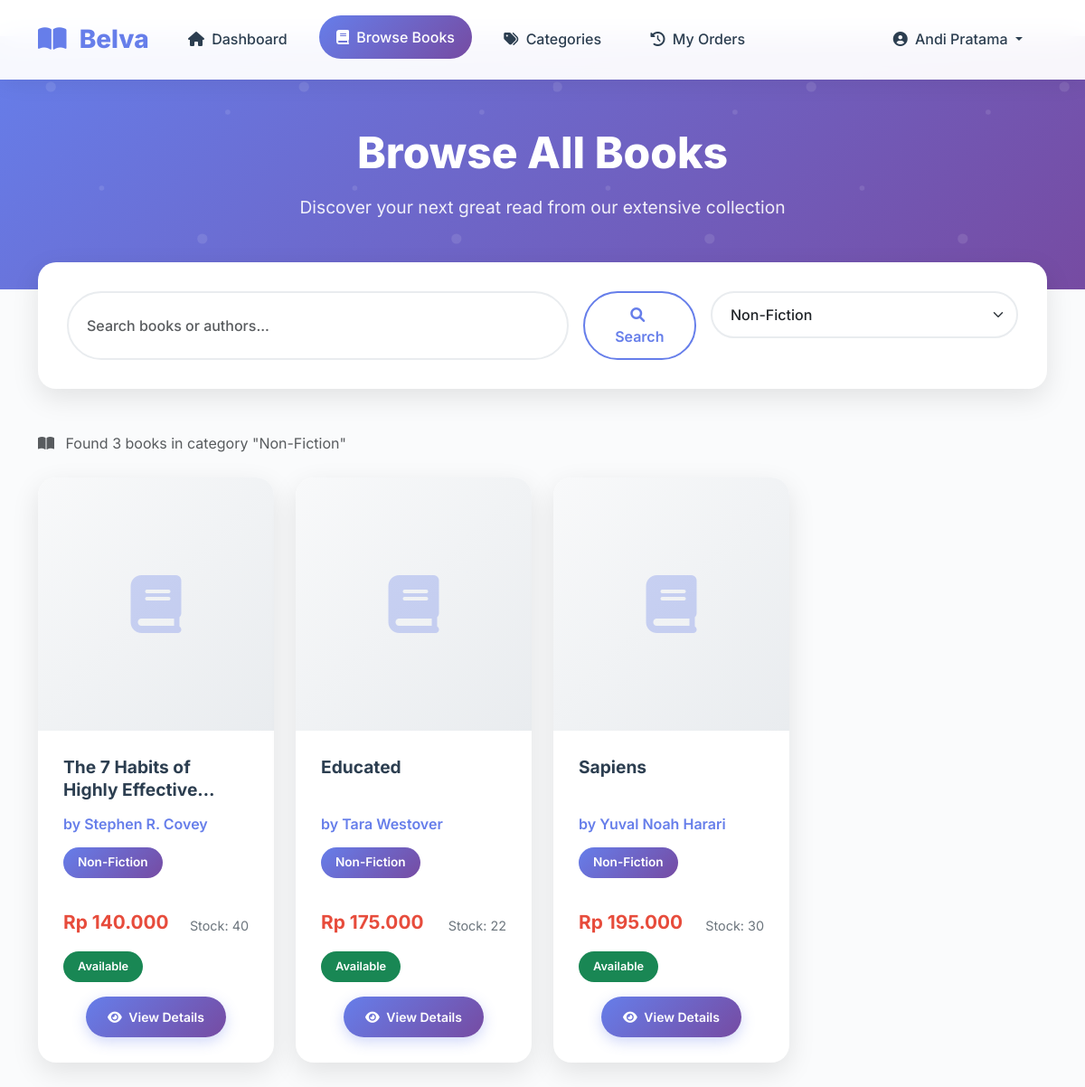
The page /user/all_books.php?category=2 (signed in) on the database its author committed.
### tables this page shows
CREATE TABLE `categories` (
  `id` int(11) NOT NULL,
  `name` varchar(100) NOT NULL,
  `description` text DEFAULT NULL,
  `created_at` timestamp NOT NULL DEFAULT current_timestamp()
);

CREATE TABLE `books` (
  `id` int(11) NOT NULL,
  `title` varchar(200) NOT NULL,
  `author` varchar(100) NOT NULL,
  `category_id` int(11) DEFAULT NULL,
  `description` text DEFAULT NULL,
  `price` decimal(10,2) NOT NULL,
  `stock` int(11) DEFAULT 0,
  `image` varchar(255) DEFAULT NULL,
  `created_at` timestamp NOT NULL DEFAULT current_timestamp()
);

### src/config/database.php (called while the page is built, shortened)
<?php
function formatRupiah($amount) {
    return "Rp " . number_format($amount, 0, ',', '.');
}
?>

### src/user/all_books.php (the view, shortened to what this page needs)
<?php
require_once '../config/database.php';
$pdo = getConnection();
$search = isset($_GET['search']) ? $_GET['search'] : '';
$category = isset($_GET['category']) ? $_GET['category'] : '';
$query = "SELECT b.*, c.name as category_name FROM books b
          LEFT JOIN categories c ON b.category_id = c.id
          WHERE 1=1";
$params = [];
if (!empty($category)) {
    $query .= " AND b.category_id = ?";
    $params[] = $category;
}
$query .= " ORDER BY b.created_at DESC";
$stmt = $pdo->prepare($query);
$stmt->execute($params);
$books = $stmt->fetchAll(PDO::FETCH_ASSOC);
$categories = $pdo->query("SELECT * FROM categories ORDER BY name")->fetchAll(PDO::FETCH_ASSOC);
?>
<!DOCTYPE html>
<html lang="en">
<head>
    <link href="https://cdn.jsdelivr.net/npm/bootstrap@5.3.0/dist/css/bootstrap.min.css" rel="stylesheet">
    <link href="https://cdnjs.cloudflare.com/ajax/libs/font-awesome/6.0.0/css/all.min.css" rel="stylesheet">
</head>
<body>
    <nav class="navbar navbar-expand-lg navbar-light fixed-top">
        <div class="container">
            <a class="navbar-brand" href="index.php">
                <i class="fas fa-book-open me-2"></i>
                Belva
            </a>
            <div class="collapse navbar-collapse" id="navbarNav">
                <ul class="navbar-nav me-auto">
                    <li class="nav-item">
                        <a class="nav-link" href="index.php">
                            <i class="fas fa-home me-1"></i> Dashboard
                        </a>
                    </li>
                    <li class="nav-item">
                        <a class="nav-link active" href="all_books.php">
                            <i class="fas fa-book me-1"></i> Browse Books
                        </a>
                    </li>
                    <li class="nav-item">
                        <a class="nav-link" href="categories.php">
                            <i class="fas fa-tags me-1"></i> Categories
                        </a>
                    </li>
                    <li class="nav-item">
                        <a class="nav-link" href="history.php">
                            <i class="fas fa-history me-1"></i> My Orders
                        </a>
                    </li>
                </ul>
                <ul class="navbar-nav">
                    <li class="nav-item dropdown">
                        <a class="nav-link dropdown-toggle" href="#" id="navbarDropdown" role="button" data-bs-toggle="dropdown">
                            <i class="fas fa-user-circle me-1"></i> <?= $_SESSION['user_name'] ?>
                        </a>
                    </li>
                </ul>
            </div>
        </div>
    </nav>
    <section class="page-header">
        <div class="container">
            <div class="text-center">
                <h1 class="page-title">Browse All Books</h1>
                <p class="page-subtitle">Discover your next great read from our extensive collection</p>
            </div>
        </div>
    </section>
    <div class="container">
        <div class="search-section">
            <div class="row g-3">
                <div class="col-md-8">
                    <form method="GET" class="d-flex">
                        <input class="form-control me-3" type="search" name="search" placeholder="Search books or authors..." value="<?= htmlspecialchars($search) ?>">
                        <button class="btn btn-outline-primary" type="submit">
                            <i class="fas fa-search me-1"></i> Search
                        </button>
                    </form>
                </div>
                <div class="col-md-4">
                    <form method="GET">
                        <select name="category" class="form-select" onchange="this.form.submit()">
                            <?php foreach ($categories as $cat): ?>
                                <option value="<?= $cat['id'] ?>" <?= $category == $cat['id'] ? 'selected' : '' ?>>
                                    <?= htmlspecialchars($cat['name']) ?>
                                </option>
                            <?php endforeach; ?>
                        </select>
                    </form>
                </div>
            </div>
        </div>
        <div class="mb-4">
            <p class="text-muted">
                <i class="fas fa-book-open me-2"></i>
                Found <?= count($books) ?> book<?= count($books) != 1 ? 's' : '' ?>
                <?php if (!empty($category)): ?>
                    in category "<?= htmlspecialchars($categories[array_search($category, array_column($categories, 'id'))]['name'] ?? '') ?>"
                <?php endif; ?>
            </p>
        </div>
        <div class="row g-4">
            <?php if (empty($books)): ?>
                <div class="col-12">
                    <div class="text-center py-5">
                        <i class="fas fa-search" style="font-size: 4rem; color: #dee2e6; margin-bottom: 1rem;"></i>
                        <h4 class="text-muted">No books found</h4>
                        <p class="text-muted">Try adjusting your search criteria or browse all categories</p>
                        <a href="all_books.php" class="btn btn-primary">
                            <i class="fas fa-refresh me-2"></i>View All Books
                        </a>
                    </div>
                </div>
            <?php else: ?>
                <?php foreach ($books as $book): ?>
                    <div class="col-lg-3 col-md-6">
                        <div class="book-card">
                            <div class="book-image-container">
                                <?php if (!empty($book['image'])): ?>
                                    <div class="book-placeholder" style="display: none;">
                                    </div>
                                <?php else: ?>
                                    <div class="book-placeholder">
                                        <i class="fas fa-book"></i>
                                    </div>
                                <?php endif; ?>
                            </div>
                            <div class="book-card-body">
                                <h5 class="book-title"><?= htmlspecialchars($book['title']) ?></h5>
                                <p class="book-author">by <?= htmlspecialchars($book['author']) ?></p>
                                <?php if ($book['category_name']): ?>
                                    <span class="book-category"><?= htmlspecialchars($book['category_name']) ?></span>
                                <?php endif; ?>
                                <div class="d-flex justify-content-between align-items-center mt-3">
                                    <div class="book-price"><?= formatRupiah($book['price']) ?></div>
                                    <small class="book-stock">Stock: <?= $book['stock'] ?></small>
                                </div>
                                <div class="d-flex justify-content-between align-items-center mt-2">
                                    <?php if ($book['stock'] > 0): ?>
                                        <span class="stock-badge bg-success text-white">Available</span>
                                    <?php else: ?>
                                        <span class="stock-badge bg-danger text-white">Out of Stock</span>
                                    <?php endif; ?>
                                </div>
                                <div class="mt-3 text-center">
                                    <a href="book_detail.php?id=<?= $book['id'] ?>" class="btn btn-primary btn-sm px-4">
                                        <i class="fas fa-eye me-1"></i> View Details
                                    </a>
                                </div>
                            </div>
                        </div>
                    </div>
                <?php endforeach; ?>
            <?php endif; ?>
        </div>
    </div>
    <div class="pb-5"></div>
</body>
</html>

### src/user/all_books.php (style rules this page uses)
:root { --primary-color: #667eea; --secondary-color: #764ba2; --accent-color: #e74c3c; --light-bg: #f8f9fa; --card-shadow: 0 10px 30px rgba(0, 0, 0, 0.1); --card-hover-shadow: 0 20px 50px rgba(0, 0, 0, 0.15); }
* { box-sizing: border-box; }
body { font-family: 'Inter', 'Segoe UI', Tahoma, Geneva, Verdana, sans-serif; line-height: 1.6; color: #2c3e50; background: #fafbfc; margin-top: 5vh; }
.navbar { background: rgba(255, 255, 255, 0.95) !important; backdrop-filter: blur(15px); box-shadow: 0 2px 25px rgba(0, 0, 0, 0.08); border-bottom: 1px solid rgba(255, 255, 255, 0.2); padding: 1rem 0; }
.navbar-brand { font-weight: 800; font-size: 1.75rem; color: var(--primary-color) !important; text-decoration: none; }
.navbar-nav .nav-link { font-weight: 500; color: #2c3e50 !important; margin: 0 0.5rem; padding: 0.7rem 1.2rem !important; border-radius: 50px; transition: all 0.3s ease; }
.navbar-nav .nav-link:hover, .navbar-nav .nav-link.active { background: linear-gradient(135deg, var(--primary-color), var(--secondary-color)); color: white !important; transform: translateY(-2px); }
.page-header { background: linear-gradient(135deg, var(--primary-color) 0%, var(--secondary-color) 100%); color: white; padding: 100px 0 60px; position: relative; overflow: hidden; }
.page-header::before { content: ''; position: absolute; top: 0; left: 0; right: 0; bottom: 0; pointer-events: none; }
.page-title { font-size: 3rem; font-weight: 800; margin-bottom: 1rem; position: relative; z-index: 2; }
.page-subtitle { font-size: 1.2rem; opacity: 0.9; position: relative; z-index: 2; }
.search-section { background: white; border-radius: 20px; box-shadow: var(--card-shadow); padding: 2rem; margin: -30px 0 3rem; position: relative; z-index: 3; }
.form-control { border-radius: 50px; border: 2px solid #e9ecef; padding: 12px 20px; font-weight: 500; transition: all 0.3s ease; }
.form-select { border-radius: 50px; border: 2px solid #e9ecef; padding: 12px 20px; font-weight: 500; }
.btn { font-weight: 600; border-radius: 50px; padding: 12px 30px; transition: all 0.3s ease; text-decoration: none; }
.btn-primary { background: linear-gradient(135deg, var(--primary-color), var(--secondary-color)); border: none; box-shadow: 0 5px 15px rgba(102, 126, 234, 0.3); }
.btn-outline-primary { border: 2px solid var(--primary-color); color: var(--primary-color); background: transparent; }
.book-card { background: white; border-radius: 20px; overflow: hidden; box-shadow: var(--card-shadow); transition: all 0.4s ease; border: none; height: 100%; position: relative; }
.book-image-container { height: 280px; background: linear-gradient(135deg, #f8f9fa, #e9ecef); display: flex; align-items: center; justify-content: center; position: relative; overflow: hidden; }
.book-placeholder { font-size: 4rem; color: var(--primary-color); opacity: 0.3; text-align: center; }
.book-card-body { padding: 1.75rem; }
.book-title { font-size: 1.2rem; font-weight: 700; color: #2c3e50; margin-bottom: 0.75rem; line-height: 1.3; height: 3.2rem; overflow: hidden; display: -webkit-box; -webkit-line-clamp: 2; -webkit-box-orient: vertical; }
.book-author { color: var(--primary-color); font-weight: 600; margin-bottom: 0.75rem; }
.book-category { background: linear-gradient(135deg, var(--primary-color), var(--secondary-color)); color: white; padding: 0.4rem 1rem; border-radius: 20px; font-size: 0.85rem; font-weight: 600; display: inline-block; margin-bottom: 1rem; }
.book-price { font-size: 1.3rem; font-weight: 700; color: var(--accent-color); margin-bottom: 0.5rem; }
.book-stock { font-size: 0.9rem; color: #6c757d; }
.stock-badge { padding: 0.4rem 1rem; border-radius: 20px; font-size: 0.8rem; font-weight: 600; }

### rows shown on the page
categories: name "Non-Fiction"
books: title "The 7 Habits of Highly…", author "Stephen R. Covey", category.name "Non-Fiction", price "Rp 140.000", stock "40", shows "Available"
books: title "Educated", author "Tara Westover", category.name "Non-Fiction", price "Rp 175.000", stock "22", shows "Available"
books: title "Sapiens", author "Yuval Noah Harari", category.name "Non-Fiction", price "Rp 195.000", stock "30", shows "Available"

### other values the page prints
$_SESSION['user_name'] "Andi Pratama"
count($books) "3"
form field category "Non-Fiction"
